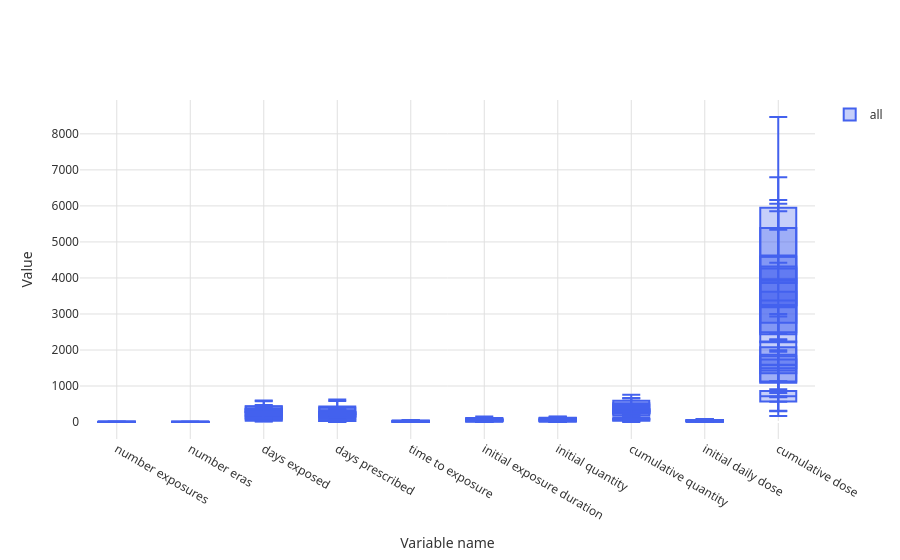

The notebook cell saved with this chart:
### Code cell
plot_drug_utilisation(mock_stratified)

### Figure 1 — Plotly figure (JSON) as saved in the notebook; plotly's stock layout.template omitted (floating-point values rounded to 4 significant figures)
{"data": [{"fillcolor": "rgba(67,97,238,0.3)", "lowerfence": [0.85, 2.23, 210.1, 173.3, 13.12, 3.35, 1.6, 181.0, 3.25, 1124.0, 1.42, 0.45, 110.7, 20.81, 3.58, 6.93, 5.33, 237.2, 13.27, 1955.0, 0.99, 2.21, 102.1, 16.63, 4.4, 30.8, 10.47, 17.67, 5.39, 691.3, 3.99, 0.28, 137.6, 99.57, 10.44, 23.41, 53.64, 194.3, 23.37, 565.4, 0.55, 0.35, 154.0, 143.4, 10.99, 3.79, 2.78, 258.0, 6.63, 805.5, 1.3, 0.03, 84.17, 107.0, 1.15, 12.78, 1.82, 31.89, 4.01, 2451.0, 1.48, 1.06, 203.5, 29.64, 21.32, 48.07, 51.18, 182.8, 2.63, 170.2, 0.6, 0.08, 24.15, 40.48, 3.2, 53.01, 73.93, 3.83, 20.12, 912.9, 0.63, 1.04, 56.91, 46.9, 1.63, 3.24, 34.42, 126.7, 25.49, 301.5, 2.87, 1.29, 12.32, 4.83, 3.21, 35.73, 11.98, 59.81, 7.0, 316.7, 1.29, 1.77, 116.2, 8.6, 5.5, 10.32, 7.5, 108.8, 7.12, 1991.0, 1.34, 2.38, 88.61, 173.4, 2.57, 68.76, 42.0, 229.9, 22.4, 705.8], "marker": {"color": "#4361ee"}, "median": [1.78, 4.5, 312.5, 259.1, 26.36, 44.21, 21.36, 308.0, 20.46, 3230.0, 5.61, 3.39, 143.0, 301.2, 10.05, 39.18, 17.93, 498.9, 45.91, 3187.0, 5.0, 2.83, 348.9, 32.23, 26.92, 64.62, 52.53, 60.71, 23.86, 3377.0, 5.84, 2.16, 356.1, 219.2, 20.05, 88.38, 79.69, 281.6, 37.68, 1432.0, 1.39, 4.03, 210.4, 206.9, 27.06, 28.32, 40.65, 324.4, 27.25, 1867.0, 2.95, 1.72, 143.2, 143.6, 7.96, 38.59, 61.62, 250.4, 16.18, 4623.0, 6.94, 2.88, 326.5, 329.4, 27.03, 64.1, 99.59, 273.6, 12.47, 1583.0, 1.93, 1.78, 149.3, 212.3, 4.62, 87.71, 93.44, 63.48, 44.56, 1590.0, 1.23, 2.66, 77.08, 111.8, 3.78, 8.45, 45.15, 388.9, 40.12, 718.1, 3.98, 4.75, 50.61, 137.4, 7.05, 63.05, 80.82, 99.65, 40.67, 3240.0, 4.31, 3.41, 294.2, 38.36, 25.8, 40.12, 42.24, 298.8, 37.79, 3922.0, 1.91, 4.66, 230.5, 246.5, 24.03, 86.41, 93.91, 448.2, 45.7, 4587.0], "name": "all", "q1": [1.46, 3.71, 276.6, 229.1, 21.73, 29.91, 14.44, 263.6, 14.43, 2493.0, 4.15, 2.36, 131.7, 203.0, 7.78, 27.89, 13.52, 407.3, 34.49, 2756.0, 3.6, 2.61, 262.5, 26.77, 19.04, 52.78, 37.81, 45.65, 17.39, 2437.0, 5.19, 1.51, 279.6, 177.3, 16.69, 65.64, 70.57, 251.1, 32.67, 1128.0, 1.1, 2.74, 190.7, 184.7, 21.43, 19.73, 27.39, 301.1, 20.03, 1496.0, 2.37, 1.13, 122.6, 130.8, 5.58, 29.56, 40.69, 173.9, 11.92, 3863.0, 5.03, 2.24, 283.4, 224.4, 25.03, 58.49, 82.65, 241.8, 9.02, 1089.0, 1.46, 1.19, 105.5, 152.2, 4.12, 75.57, 86.61, 42.6, 36.01, 1353.0, 1.02, 2.09, 70.02, 89.09, 3.03, 6.62, 41.39, 297.1, 35.0, 572.3, 3.59, 3.54, 37.21, 91.01, 5.71, 53.49, 56.73, 85.71, 28.88, 2217.0, 3.25, 2.84, 231.9, 27.94, 18.7, 29.69, 30.08, 232.3, 27.06, 3246.0, 1.71, 3.86, 180.8, 220.9, 16.52, 80.23, 75.74, 371.8, 37.54, 3229.0], "q3": [2.11, 5.29, 348.3, 289.1, 30.99, 58.51, 28.28, 352.5, 26.48, 3967.0, 7.08, 4.41, 154.2, 399.3, 12.31, 50.46, 22.34, 590.5, 57.34, 3618.0, 6.4, 3.04, 435.3, 37.69, 34.81, 76.46, 67.25, 75.77, 30.32, 4317.0, 6.49, 2.82, 432.6, 261.1, 23.42, 111.1, 88.81, 312.2, 42.7, 1735.0, 1.68, 5.32, 230.2, 229.1, 32.68, 36.9, 53.9, 347.6, 34.47, 2239.0, 3.53, 2.31, 163.9, 156.5, 10.35, 47.62, 82.55, 326.9, 20.44, 5383.0, 8.85, 3.52, 369.5, 434.2, 29.02, 69.71, 116.5, 305.3, 15.91, 2078.0, 2.4, 2.38, 193.1, 272.5, 5.11, 99.85, 100.3, 84.36, 53.12, 1828.0, 1.44, 3.22, 84.14, 134.5, 4.53, 10.27, 48.91, 480.6, 45.25, 863.9, 4.37, 5.96, 64.01, 183.8, 8.4, 72.61, 104.9, 113.6, 52.45, 4263.0, 5.37, 3.98, 356.5, 48.77, 32.91, 50.55, 54.4, 365.2, 48.53, 4599.0, 2.11, 5.46, 280.1, 272.1, 31.54, 92.59, 112.1, 524.5, 53.85, 5946.0], "type": "box", "upperfence": [2.72, 6.76, 414.9, 344.9, 39.59, 85.08, 41.13, 435.0, 37.66, 5335.0, 9.81, 6.32, 175.2, 581.5, 16.51, 71.42, 30.54, 760.6, 78.56, 4419.0, 9.01, 3.44, 595.7, 47.83, 49.45, 98.44, 94.58, 103.7, 42.33, 6063.0, 7.69, 4.04, 574.6, 338.8, 29.67, 153.3, 105.7, 368.9, 52.0, 2298.0, 2.22, 7.71, 266.9, 270.3, 43.12, 52.85, 78.51, 390.8, 47.87, 2929.0, 4.6, 3.41, 202.3, 180.3, 14.78, 64.4, 121.4, 469.0, 28.35, 6794.0, 12.41, 4.71, 449.5, 629.1, 32.73, 80.14, 148.0, 364.3, 22.31, 2997.0, 3.26, 3.48, 274.4, 384.2, 6.04, 122.4, 113.0, 123.1, 69.0, 2268.0, 1.84, 4.27, 97.25, 176.7, 5.93, 13.65, 55.89, 651.0, 54.76, 1135.0, 5.09, 8.21, 88.89, 270.0, 10.9, 90.37, 149.7, 139.5, 74.34, 6163.0, 7.33, 5.05, 472.2, 68.11, 46.1, 69.92, 76.99, 488.7, 68.46, 5854.0, 2.48, 6.94, 372.4, 319.7, 45.49, 104.1, 145.8, 666.4, 69.0, 8469.0], "x": ["number exposures", "number eras", "days exposed", "days prescribed", "time to exposure", "initial exposure duration", "initial quantity", "cumulative quantity", "initial daily dose", "cumulative dose", "number exposures", "number eras", "days exposed", "days prescribed", "time to exposure", "initial exposure duration", "initial quantity", "cumulative quantity", "initial daily dose", "cumulative dose", "number exposures", "number eras", "days exposed", "days prescribed", "time to exposure", "initial exposure duration", "initial quantity", "cumulative quantity", "initial daily dose", "cumulative dose", "number exposures", "number eras", "days exposed", "days prescribed", "time to exposure", "initial exposure duration", "initial quantity", "cumulative quantity", "initial daily dose", "cumulative dose", "number exposures", "number eras", "days exposed", "days prescribed", "time to exposure", "initial exposure duration", "initial quantity", "cumulative quantity", "initial daily dose", "cumulative dose", "number exposures", "number eras", "days exposed", "days prescribed", "time to exposure", "initial exposure duration", "initial quantity", "cumulative quantity", "initial daily dose", "cumulative dose", "number exposures", "number eras", "days exposed", "days prescribed", "time to exposure", "initial exposure duration", "initial quantity", "cumulative quantity", "initial daily dose", "cumulative dose", "number exposures", "number eras", "days exposed", "days prescribed", "time to exposure", "initial exposure duration", "initial quantity", "cumulative quantity", "initial daily dose", "cumulative dose", "number exposures", "number eras", "days exposed", "days prescribed", "time to exposure", "initial exposure duration", "initial quantity", "cumulative quantity", "initial daily dose", "cumulative dose", "number exposures", "number eras", "days exposed", "days prescribed", "time to exposure", "initial exposure duration", "initial quantity", "cumulative quantity", "initial daily dose", "cumulative dose", "number exposures", "number eras", "days exposed", "days prescribed", "time to exposure", "initial exposure duration", "initial quantity", "cumulative quantity", "initial daily dose", "cumulative dose", "number exposures", "number eras", "days exposed", "days prescribed", "time to exposure", "initial exposure duration", "initial quantity", "cumulative quantity", "initial daily dose", "cumulative dose"]}], "layout": {"font": {"color": "#333333", "family": "system-ui, -apple-system, sans-serif", "size": 12}, "paper_bgcolor": "#ffffff", "plot_bgcolor": "#ffffff", "showlegend": true, "title": {}, "xaxis": {"gridcolor": "#e0e0e0", "showgrid": true, "title": {"text": "Variable name"}}, "yaxis": {"gridcolor": "#e0e0e0", "showgrid": true, "title": {"text": "Value"}}}}
